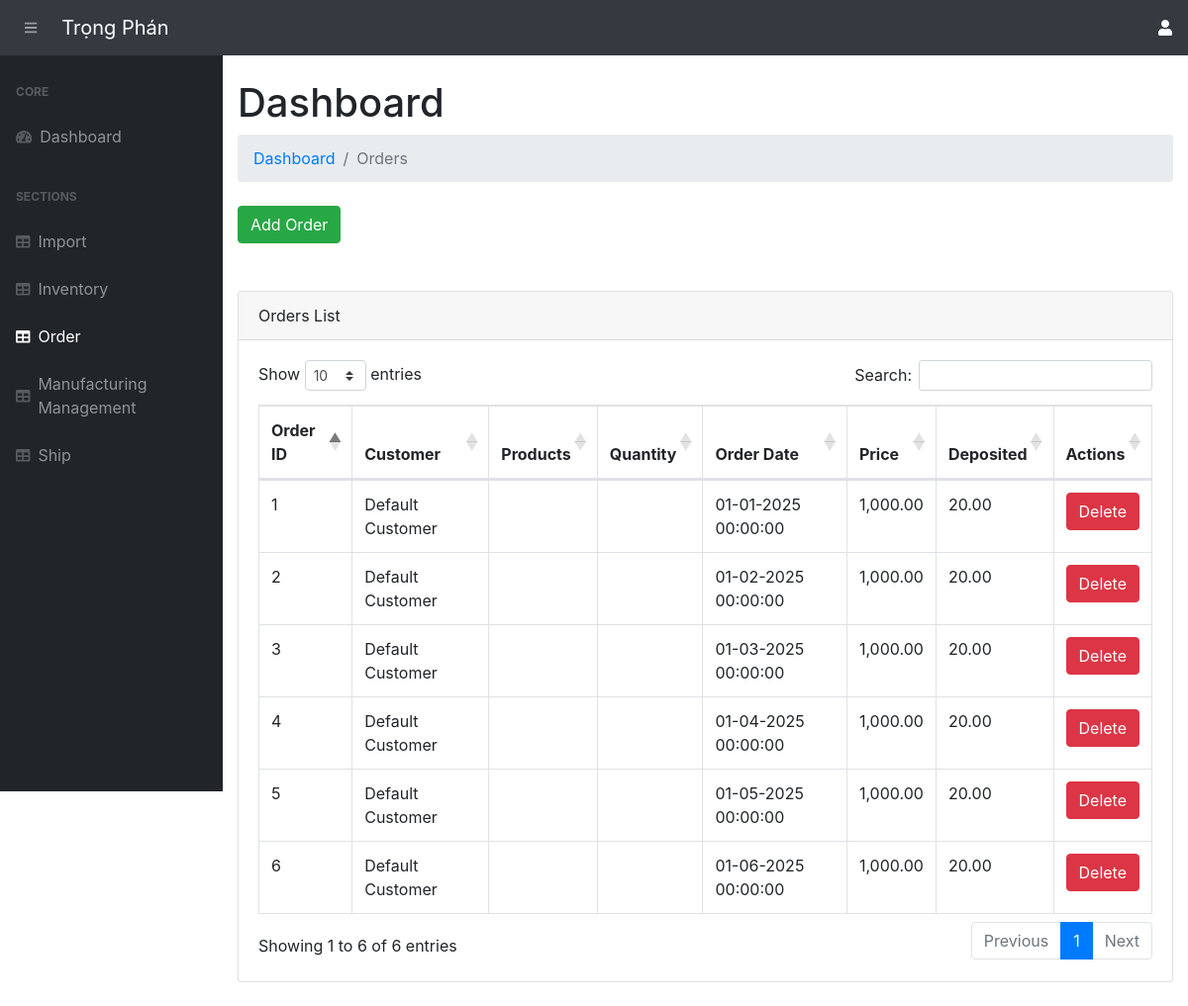
Page /order/ (signed in) on the committed database.
### app.py (models this page shows, shortened)
class Order(db.Model):
    __tablename__ = 'orders'
    order_id = db.Column(db.Integer, primary_key=True)
    cus_name = db.Column(db.String(255), nullable=False)  # Customer Name
    cus_contact = db.Column(db.String(255), nullable=False)  # Customer Contact
    cus_address = db.Column(db.String(255), nullable=False)  # Customer Address
    order_date = db.Column(db.DateTime, default=vietnam_now)
    price = db.Column(db.Numeric(10, 2), nullable=False)
    deposit_amount = db.Column(db.Float, nullable=False, default=0.0)
    status = db.Column(db.String(50), default="Processing")
    order_details = db.relationship('OrderDetail', backref='order_relation', lazy=True)

### app.py (the view)
@app.route('/order/', methods=["GET", "POST"])
@login_required
def view_order():
    orders = Order.query.all()
    return render_template("order.html", orders=orders)

### app.py (called while the page is built, shortened)
@login_manager.user_loader
def load_user(user_id):
    return User.query.get(int(user_id))

def add_monthly_data():
    current_year = datetime.now().year
    months = [f"{current_year}-{str(month).zfill(2)}" for month in range(1, 7)]  # Tháng 1 đến tháng 6
    for month in months:
        existing_month_data = db.session.query(Order).filter(Order.order_date.like(f'{month}%')).first()
    db.session.commit()

@app.before_request
def initialize_data():
    add_monthly_data()

@app.template_filter('format_price')
@login_required
def format_price(value):
    try:
        return "{:,.2f}".format(value)
    except (ValueError, TypeError):
        return value

### templates/order.html (shortened to what this page needs)
{% extends 'base.html' %}
{% block content %}
<main>
    <div class="container-fluid">
        <h1 class="mt-4">Dashboard</h1>
        <ol class="breadcrumb mb-4">
            <li class="breadcrumb-item"><a href="/">Dashboard</a></li>
            <li class="breadcrumb-item active">Orders</li>
        </ol>
        <a href="/add-order/" class="btn btn-success">Add Order</a>
        <br><br>
        <br>
        <div class="card mb-4">
            <div class="card-header">Orders List</div>
            <div class="card-body">
                <div class="table-responsive">
                    {% if orders %}
                        <table class="table table-bordered" id="dataTable" width="100%" cellspacing="0">
                            <thead>
                                <tr>
                                    <th>Order ID</th>
                                    <th>Customer</th>
                                    <th>Products</th>
                                    <th>Quantity</th>
                                    <th>Order Date</th>
                                    <th>Price</th>
                                    <th>Deposited </th>
                                    <th>Actions</th>
                                </tr>
                            </thead>
                            <tbody>
                                {% for order in orders %}
                                    <tr>
                                        <td>{{ order.order_id }}</td>
                                        <td>{{ order.cus_name }}</td>
                                        <td>
                                        </td>
                                        <td>
                                        </td>
                                        <td>{{ order.order_date.strftime('%d-%m-%Y %H:%M:%S')}}</td>
                                        <td>{{ order.price | format_price }}</td>
                                        <td>{{ order.deposit_amount | format_price }}</td>
                                        <td>
                                            <form action="{{ url_for('deleteOrder', order_id=order.order_id) }}" method="POST" style="display:inline;">
                                                <button type="submit" class="btn btn-danger" onclick="return confirm('Are you sure you want to delete this order item?')">Delete</button>
                                            </form>
                                        </td>
                                    </tr>
                                {% endfor %}
                            </tbody>
                        </table>
                    {% else %}
                        <p>No orders found.</p>
                    {% endif %}
                </div>
            </div>
        </div>
    </div>
</main>
{% endblock %}

### templates/base.html (shortened to what this page needs)
<!DOCTYPE html>
<html lang="en">
<head>
    <link rel="stylesheet" href="{{ url_for('static', filename='css/bootstrap/styles.css')}}">
    <link href="https://cdn.datatables.net/1.10.20/css/dataTables.bootstrap4.min.css" rel="stylesheet" />
    <link href="https://cdnjs.cloudflare.com/ajax/libs/bootstrap/4.5.2/css/bootstrap.min.css" rel="stylesheet">
    <link href="https://cdnjs.cloudflare.com/ajax/libs/bootstrap-select/1.13.1/css/bootstrap-select.min.css" rel="stylesheet">
</head>
<body class="sb-nav-fixed">
    <nav class="sb-topnav navbar navbar-expand navbar-dark bg-dark">
        <button class="btn btn-link btn-sm order-1 order-lg-0" id="sidebarToggle" href="#"><i class="fas fa-bars"></i></button>
        <a class="navbar-brand" href="/">Trọng Phán</a>
        <div class="d-flex align-items-center ml-3 ml-lg-auto">
            <div class="dropdown">
                <i class="fas fa-user dropdown-toggle" id="userDropdown" data-toggle="dropdown" aria-haspopup="true"style="color:white"  aria-expanded="false"></i>
            </div>
        </div>
    </nav>
    <div id="layoutSidenav">
        <div id="layoutSidenav_nav">
            <nav class="sb-sidenav accordion sb-sidenav-dark" id="sidenavAccordion">
                <div class="sb-sidenav-menu">
                    <div class="nav">
                        <div class="sb-sidenav-menu-heading">Core</div>
                        <a class="nav-link" href="/dashboard/">
                            <div class="sb-nav-link-icon"><i class="fas fa-tachometer-alt"></i></div>
                            Dashboard
                        </a>
                        <div class="sb-sidenav-menu-heading">Sections</div>
                        <a class="nav-link" href="/import/">
                            <div class="sb-nav-link-icon"><i class="fas fa-table"></i></div>
                            Import
                        </a>
                        <a class="nav-link" href="/inventory/">
                            <div class="sb-nav-link-icon"><i class="fas fa-table"></i></div>
                            Inventory
                        </a>
                        <a class="nav-link" href="/order/">
                            <div class="sb-nav-link-icon"><i class="fas fa-table"></i></div>
                            Order
                        </a>
                        <a class="nav-link" href="/view-product-batches/">
                            <div class="sb-nav-link-icon"><i class="fas fa-table"></i></div>
                            Manufacturing Management
                        </a>
                        <a class="nav-link" href="/shipping-queue/">
                            <div class="sb-nav-link-icon"><i class="fas fa-table"></i></div>
                            Ship
                        </a>
                    </div>
                </div>
            </nav>
        </div>
        <div id="layoutSidenav_content">
            {% block content %}{% endblock %}
        </div>
    </div>
</body>
</html>

### rows in the picture
Order: order_id "1", cus_name "Default Customer", order_date "01-01-2025 00:00:00", price "1,000.00", deposit_amount "20.00"
Order: order_id "2", cus_name "Default Customer", order_date "01-02-2025 00:00:00", price "1,000.00", deposit_amount "20.00"
Order: order_id "3", cus_name "Default Customer", order_date "01-03-2025 00:00:00", price "1,000.00", deposit_amount "20.00"
Order: order_id "4", cus_name "Default Customer", order_date "01-04-2025 00:00:00", price "1,000.00", deposit_amount "20.00"
Order: order_id "5", cus_name "Default Customer", order_date "01-05-2025 00:00:00", price "1,000.00", deposit_amount "20.00"
Order: order_id "6", cus_name "Default Customer", order_date "01-06-2025 00:00:00", price "1,000.00", deposit_amount "20.00"
